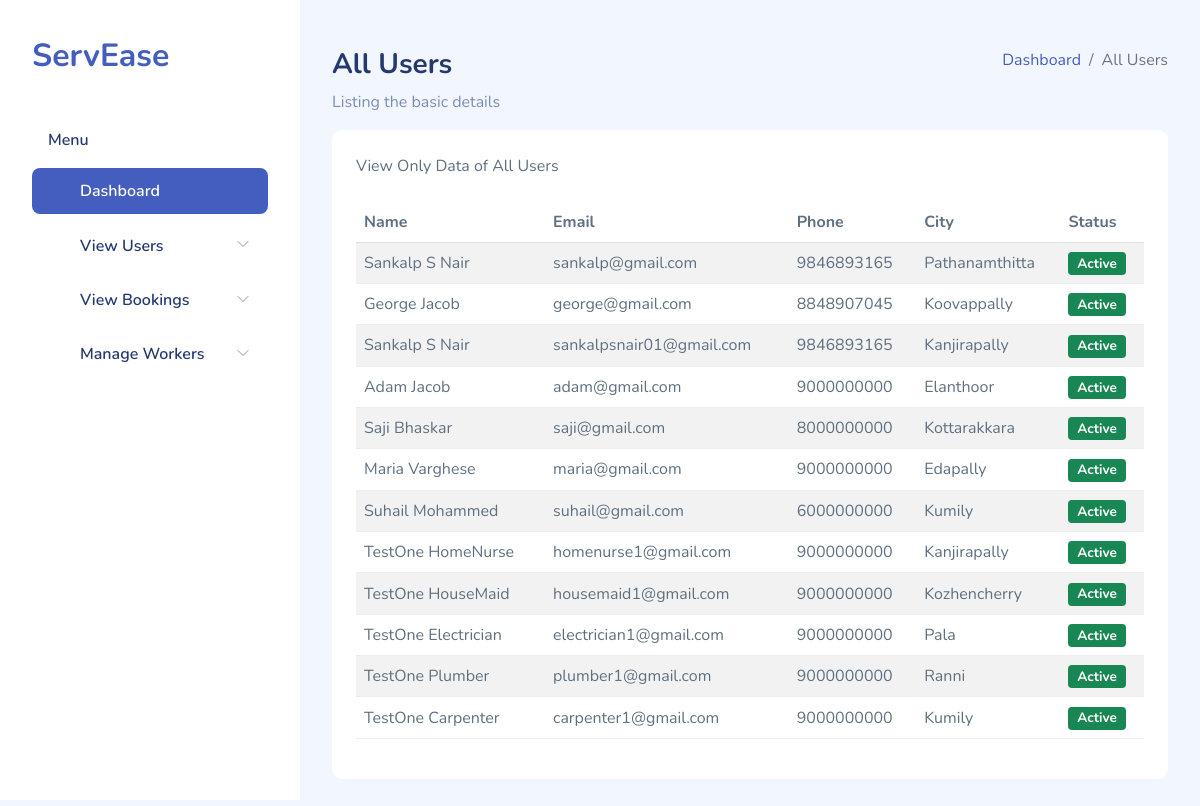
The app's page /full_users/, older data.
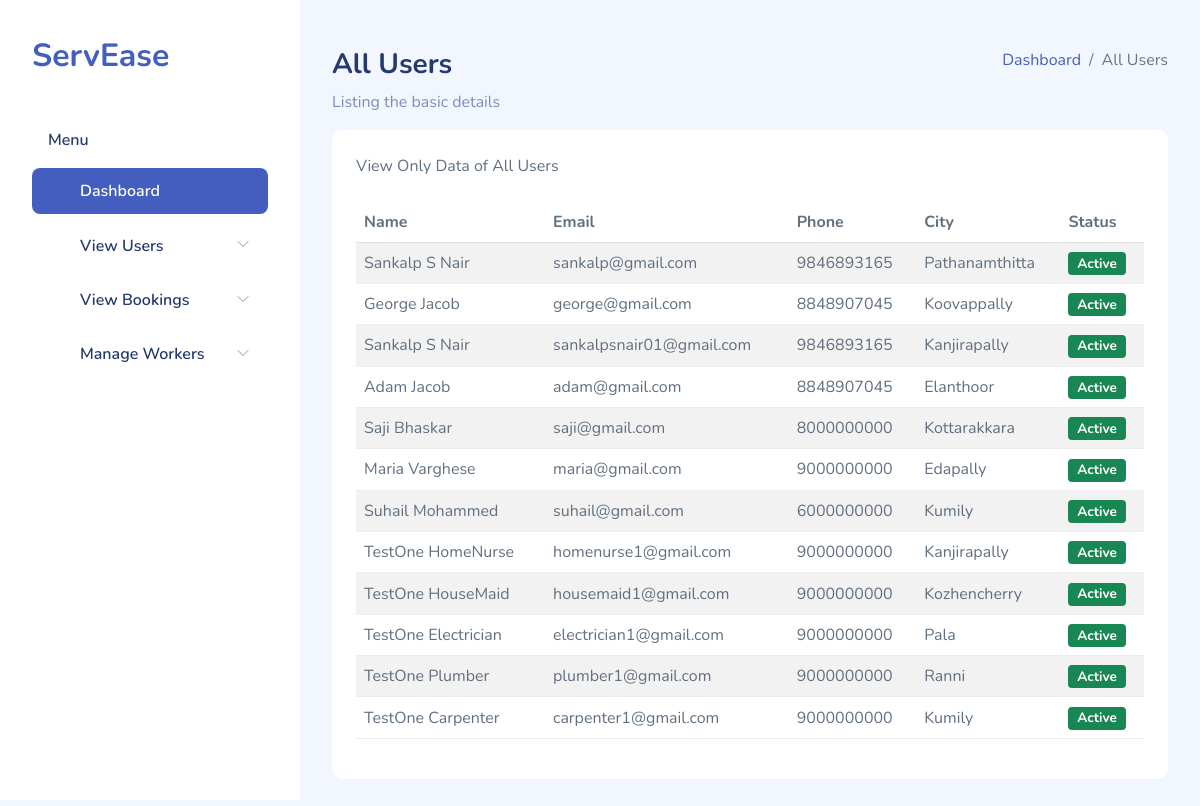
The same page, newer data.
### Home_app/models.py (models this page shows)
class Users(models.Model):
    user_id = models.AutoField(primary_key=True)
    firstname = models.CharField(max_length=20,blank=False)
    lastname = models.CharField(max_length=20,blank=False)
    email = models.EmailField(unique=True,blank=False)
    phone = models.CharField(max_length=10,null=True)
    address = models.TextField()
    place=models.CharField(max_length=30, blank=True)
    availability = models.IntegerField(default=0)
    district = models.CharField(max_length=20, blank=True)
    image = models.ImageField(upload_to='profile_pic', null=True, blank=True)
    password = models.CharField(max_length=256)
    usertype = models.CharField(max_length=20)

### Home_app/views.py (the view)
# urls.py: path('full_users/', views.Full_usersPage, name='full_users'),
def Full_usersPage(request):
    users = Users.objects.all()
    return render(request, 'admin_temp/full_users.html', {'users': users})

### templates/admin_temp/full_users.html (shortened to what the changed rows need)
{% load static %}
<!DOCTYPE html>
<html lang="en">
<head>
    <link rel="stylesheet" href="{% static 'adm_assets/css/bootstrap.css' %}">
    <link rel="stylesheet" href="{% static 'adm_assets/vendors/iconly/bold.css'%}">
    <link rel="stylesheet" href="{% static 'adm_assets/vendors/perfect-scrollbar/perfect-scrollbar.css' %}">
    <link rel="stylesheet" href="{% static 'adm_assets/vendors/bootstrap-icons/bootstrap-icons.css' %}">
    <link rel="stylesheet" href="{% static 'adm_assets/css/app.css' %}">
</head>
<body>
    <div id="app">
        <div id="main">
            <div class="page-heading">
                <section class="section">
                    <div class="card">
                        <div class="card-body">
                            <table class="table table-striped" id="table1">
                                <thead>
                                    <tr>
                                        <th>Name</th>
                                        <th>Email</th>
                                        <th>Phone</th>
                                        <th>City</th>
                                        <th>Status</th>
                                    </tr>
                                </thead>
                                <tbody>
                                    {% for user in users %}
                                    <tr>
                                        <td>{{ user.firstname }} {{ user.lastname }}</td>
                                        <td>{{ user.email }}</td>
                                        <td>{{ user.phone }}</td>
                                        <td>{{ user.place }}</td>
                                        <td>
                                            {% if user.availability %}
                                                <span class="badge bg-success">Active</span>
                                            {% else %}
                                                <span class="badge bg-danger">Inactive</span>
                                            {% endif %}
                                        </td>
                                    </tr>
                                    {% empty %}
                                    <tr>
                                        <td colspan="5">No workers found.</td>
                                    </tr>
                                    {% endfor %}
                                </tbody>
                            </table>
                        </div>
                    </div>
                </section>
            </div>
        </div>
    </div>
</body>
</html>

Row changes from the older to the newer data that the page shows:
changed Users "Adam": phone "9000000000" → "8848907045"
